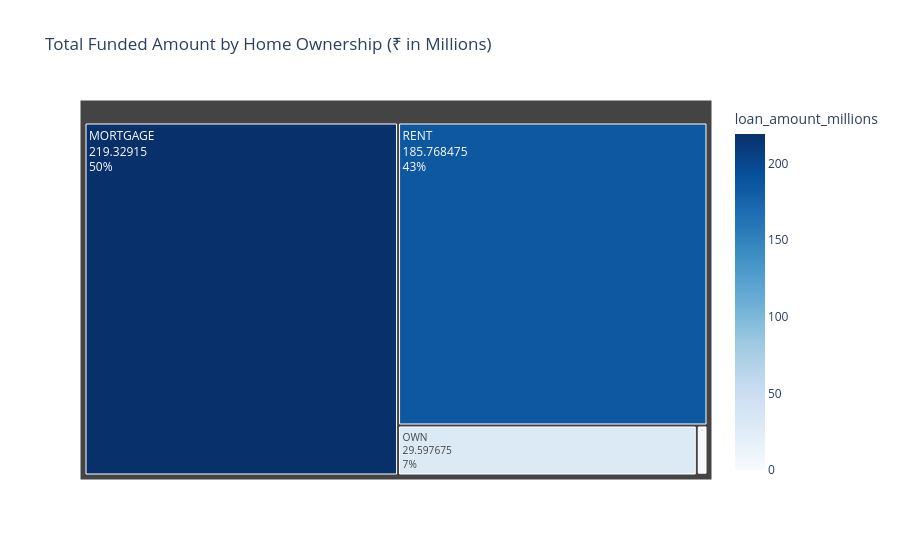

The cell this chart's notebook holds for it:
### Markdown cell above
### Home Ownership by Total Funded Amount

### Code cell
home_funding = df.groupby('home_ownership')['loan_amount'].sum().reset_index()
home_funding['loan_amount_millions'] = home_funding['loan_amount'] / 1_000_000

fig = px.treemap(
    home_funding,
    path = ['home_ownership'],
    values = 'loan_amount_millions',
    color = 'loan_amount_millions',
    color_continuous_scale = 'Blues',
    title = 'Total Funded Amount by Home Ownership (₹ in Millions)'
)

fig.update_traces(
    textinfo = 'label+value+percent root'
)

fig.show()

### Figure 1 — Plotly figure (JSON) as saved in the notebook; plotly's stock layout.template omitted (floating-point values rounded to 4 significant figures)
{"data": [{"branchvalues": "total", "customdata": [[219.3], [0.0168], [1.045], [29.6], [185.8]], "domain": {"x": [0, 1], "y": [0, 1]}, "hovertemplate": "labels=%{label}<br>loan_amount_millions_sum=%{value}<br>parent=%{parent}<br>id=%{id}<br>loan_amount_millions=%{color}<extra></extra>", "ids": ["MORTGAGE", "NONE", "OTHER", "OWN", "RENT"], "labels": ["MORTGAGE", "NONE", "OTHER", "OWN", "RENT"], "marker": {"coloraxis": "coloraxis", "colors": [219.3, 0.0168, 1.045, 29.6, 185.8]}, "name": "", "parents": ["", "", "", "", ""], "textinfo": "label+value+percent root", "type": "treemap", "values": [219.3, 0.0168, 1.045, 29.6, 185.8]}], "layout": {"coloraxis": {"colorbar": {"title": {"text": "loan_amount_millions"}}, "colorscale": [[0, "rgb(247,251,255)"], [0.125, "rgb(222,235,247)"], [0.25, "rgb(198,219,239)"], [0.375, "rgb(158,202,225)"], [0.5, "rgb(107,174,214)"], [0.625, "rgb(66,146,198)"], [0.75, "rgb(33,113,181)"], [0.875, "rgb(8,81,156)"], [1, "rgb(8,48,107)"]]}, "legend": {"tracegroupgap": 0}, "title": {"text": "Total Funded Amount by Home Ownership (₹ in Millions)"}}}
